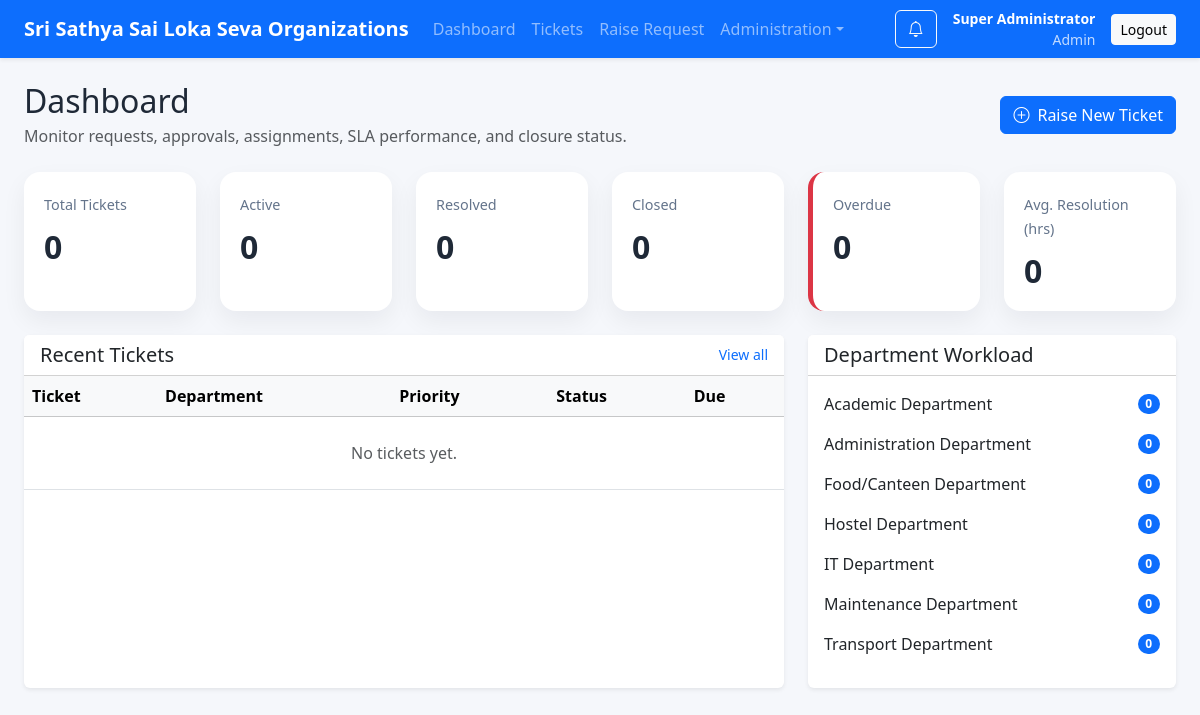
The page / (signed in) on the database its author committed.
### app/models.py (models this page shows, shortened)
class TimestampMixin:
    created_at = db.Column(db.DateTime, default=datetime.utcnow, nullable=False)
    updated_at = db.Column(
        db.DateTime, default=datetime.utcnow, onupdate=datetime.utcnow, nullable=False
    )

class User(UserMixin, TimestampMixin, db.Model):
    __tablename__ = "users"
    id = db.Column(db.Integer, primary_key=True)
    full_name = db.Column(db.String(150), nullable=False)
    email = db.Column(db.String(255), unique=True, nullable=False, index=True)
    password_hash = db.Column(db.String(255), nullable=False)
    role = db.Column(db.String(30), nullable=False, default=ROLE_REQUESTER)
    phone = db.Column(db.String(30))
    is_active_user = db.Column(db.Boolean, default=True, nullable=False)
    department_id = db.Column(db.Integer, db.ForeignKey("departments.id"), nullable=True)
    department = db.relationship("Department", back_populates="users")
    requested_tickets = db.relationship(
        "Ticket", back_populates="requester", lazy=True, foreign_keys="Ticket.requester_id"
    )
    approved_tickets = db.relationship(
        "Ticket", back_populates="approver", lazy=True, foreign_keys="Ticket.approver_id"
    )
    assigned_tickets = db.relationship(
        "Ticket", back_populates="assignee", lazy=True, foreign_keys="Ticket.assigned_to_id"
    )
    comments = db.relationship("TicketComment", back_populates="user", lazy=True)
    activities = db.relationship("TicketActivityLog", back_populates="actor", lazy=True)
    notifications = db.relationship("Notification", back_populates="user", lazy=True)
    @property
    def is_active(self):
        return self.is_active_user
    def get_role_label(self):
        return self.role.replace("_", " ").title()

class Department(TimestampMixin, db.Model):
    __tablename__ = "departments"
    id = db.Column(db.Integer, primary_key=True)
    name = db.Column(db.String(120), unique=True, nullable=False)
    code = db.Column(db.String(20), unique=True, nullable=False)
    description = db.Column(db.Text)
    email = db.Column(db.String(255))
    is_active = db.Column(db.Boolean, default=True, nullable=False)
    users = db.relationship("User", back_populates="department", lazy=True)
    tickets = db.relationship("Ticket", back_populates="department", lazy=True)
    sla_settings = db.relationship("SLASetting", back_populates="department", lazy=True)

### app/routes/main.py (the view)
@main_bp.route("/")
@login_required
def dashboard():
    summary = dashboard_summary(current_user)
    recent_tickets = ticket_scope_query(current_user).order_by(Ticket.created_at.desc()).limit(8).all()
    dept_stats = (
        db.session.query(Department.name, func.count(Ticket.id))
        .outerjoin(Ticket, Ticket.department_id == Department.id)
        .group_by(Department.name)
        .order_by(Department.name.asc())
        .all()
    )
    return render_template(
        "dashboard/index.html",
        summary=summary,
        recent_tickets=recent_tickets,
        dept_stats=dept_stats,
    )

### app/models.py (called while the page is built)
@login_manager.user_loader
def load_user(user_id):
    return User.query.get(int(user_id))

### app/services.py (called while the page is built, shortened)
def ticket_scope_query(user):
    query = Ticket.query
    if user.role == ROLE_ADMIN:
        return query

### app/templates/dashboard/index.html (shortened to what this page needs)
{% extends 'base.html' %}
{% block content %}
<div class="d-flex flex-column flex-lg-row justify-content-between align-items-lg-center mb-4 gap-3">
  <div>
    <h2 class="mb-1">Dashboard</h2>
    <p class="text-muted mb-0">Monitor requests, approvals, assignments, SLA performance, and closure status.</p>
  </div>
  <a href="{{ url_for('tickets.create_ticket') }}" class="btn btn-primary"><i class="bi bi-plus-circle me-2"></i>Raise New Ticket</a>
</div>
<div class="row g-4 mb-4">
  <div class="col-md-6 col-xl-2"><div class="metric-card"><span>Total Tickets</span><h3>{{ summary.total }}</h3></div></div>
  <div class="col-md-6 col-xl-2"><div class="metric-card"><span>Active</span><h3>{{ summary.open }}</h3></div></div>
  <div class="col-md-6 col-xl-2"><div class="metric-card"><span>Resolved</span><h3>{{ summary.resolved }}</h3></div></div>
  <div class="col-md-6 col-xl-2"><div class="metric-card"><span>Closed</span><h3>{{ summary.closed }}</h3></div></div>
  <div class="col-md-6 col-xl-2"><div class="metric-card danger"><span>Overdue</span><h3>{{ summary.overdue }}</h3></div></div>
  <div class="col-md-6 col-xl-2"><div class="metric-card"><span>Avg. Resolution (hrs)</span><h3>{{ summary.avg_resolution_hours }}</h3></div></div>
</div>
<div class="row g-4">
  <div class="col-lg-8">
    <div class="card shadow-sm border-0 h-100">
      <div class="card-header bg-white d-flex justify-content-between align-items-center">
        <h5 class="mb-0">Recent Tickets</h5>
        <a href="{{ url_for('tickets.list_tickets') }}" class="small text-decoration-none">View all</a>
      </div>
      <div class="table-responsive">
        <table class="table align-middle mb-0">
          <thead class="table-light">
            <tr>
              <th>Ticket</th>
              <th>Department</th>
              <th>Priority</th>
              <th>Status</th>
              <th>Due</th>
            </tr>
          </thead>
          <tbody>
            {% for ticket in recent_tickets %}
            <tr>
              <td>
                <a href="{{ url_for('tickets.detail', ticket_id=ticket.id) }}" class="fw-semibold text-decoration-none">{{ ticket.ticket_number }}</a>
                <div class="small text-muted">{{ ticket.title }}</div>
              </td>
              <td>{{ ticket.department.name }}</td>
              <td><span class="badge text-bg-secondary">{{ ticket.priority }}</span></td>
              <td><span class="badge status-badge">{{ ticket.status }}</span></td>
              <td>
                {% if ticket.due_at %}
                  <span class="{% if ticket.is_overdue %}text-danger fw-semibold{% endif %}">{{ ticket.due_at.strftime('%d %b %Y %H:%M') }}</span>
                {% else %}
                  -
                {% endif %}
              </td>
            </tr>
            {% else %}
            <tr><td colspan="5" class="text-center py-4 text-muted">No tickets yet.</td></tr>
            {% endfor %}
          </tbody>
        </table>
      </div>
    </div>
  </div>
  <div class="col-lg-4">
    <div class="card shadow-sm border-0 h-100">
      <div class="card-header bg-white"><h5 class="mb-0">Department Workload</h5></div>
      <div class="card-body">
        {% for name, count in dept_stats %}
          <div class="d-flex justify-content-between align-items-center mb-3">
            <div>{{ name }}</div>
            <span class="badge rounded-pill text-bg-primary">{{ count }}</span>
          </div>
        {% endfor %}
      </div>
    </div>
  </div>
</div>
{% endblock %}

### app/templates/base.html (shortened to what this page needs)
<!doctype html>
<html lang="en">
<head>
    <link href="https://cdn.jsdelivr.net/npm/bootstrap@5.3.3/dist/css/bootstrap.min.css" rel="stylesheet">
    <link href="https://cdn.jsdelivr.net/npm/bootstrap-icons@1.11.3/font/bootstrap-icons.css" rel="stylesheet">
    <link href="{{ url_for('static', filename='css/app.css') }}" rel="stylesheet">
</head>
<body>
<nav class="navbar navbar-expand-lg navbar-dark bg-primary shadow-sm">
  <div class="container-fluid px-4">
    <a class="navbar-brand fw-bold" href="{{ url_for('main.dashboard') }}">{{ company_name }}</a>
    <div class="collapse navbar-collapse" id="navbarMenu">
      {% if current_user.is_authenticated %}
      <ul class="navbar-nav me-auto mb-2 mb-lg-0">
        <li class="nav-item"><a class="nav-link" href="{{ url_for('main.dashboard') }}">Dashboard</a></li>
        <li class="nav-item"><a class="nav-link" href="{{ url_for('tickets.list_tickets') }}">Tickets</a></li>
        <li class="nav-item"><a class="nav-link" href="{{ url_for('tickets.create_ticket') }}">Raise Request</a></li>
        {% if current_user.role == 'admin' %}
        <li class="nav-item dropdown">
          <a class="nav-link dropdown-toggle" href="#" role="button" data-bs-toggle="dropdown">Administration</a>
        </li>
        {% endif %}
      </ul>
      <div class="d-flex align-items-center gap-3">
        <div class="dropdown">
          <button class="btn btn-outline-light position-relative" data-bs-toggle="dropdown">
            <i class="bi bi-bell"></i>
          </button>
        </div>
        <div class="text-white small text-end">
          <div class="fw-semibold">{{ current_user.full_name }}</div>
          <div class="opacity-75">{{ current_user.get_role_label() }}</div>
        </div>
        <a href="{{ url_for('auth.logout') }}" class="btn btn-light btn-sm">Logout</a>
      </div>
      {% endif %}
    </div>
  </div>
</nav>
<main class="container-fluid px-4 py-4">
  {% block content %}{% endblock %}
</main>
</body>
</html>

### app/static/css/app.css (style rules this page uses)
body { background: #f5f7fb; color: #1f2937; }
.metric-card { background: #ffffff; border-radius: 1rem; padding: 1.25rem; box-shadow: 0 10px 25px rgba(15, 23, 42, 0.06); height: 100%; }
.metric-card span { font-size: 0.9rem; color: #64748b; }
.metric-card h3 { margin-top: 0.75rem; margin-bottom: 0; font-size: 2rem; font-weight: 700; }
.metric-card.danger { border-left: 5px solid #dc3545; }

### rows shown on the page
User: full_name "Super Administrator", get_role_label "Admin"
Department: name "Academic Department", count "0"
Department: name "Administration Department", count "0"
Department: name "Food/Canteen Department", count "0"
Department: name "Hostel Department", count "0"
Department: name "IT Department", count "0"
Department: name "Maintenance Department", count "0"
Department: name "Transport Department", count "0"

### other values the page prints
{{ company_name }} "Sri Sathya Sai Loka Seva Organizations"
{{ summary.total }} "0"
{{ summary.open }} "0"
{{ summary.resolved }} "0"
{{ summary.closed }} "0"
{{ summary.overdue }} "0"
{{ summary.avg_resolution_hours }} "0"
